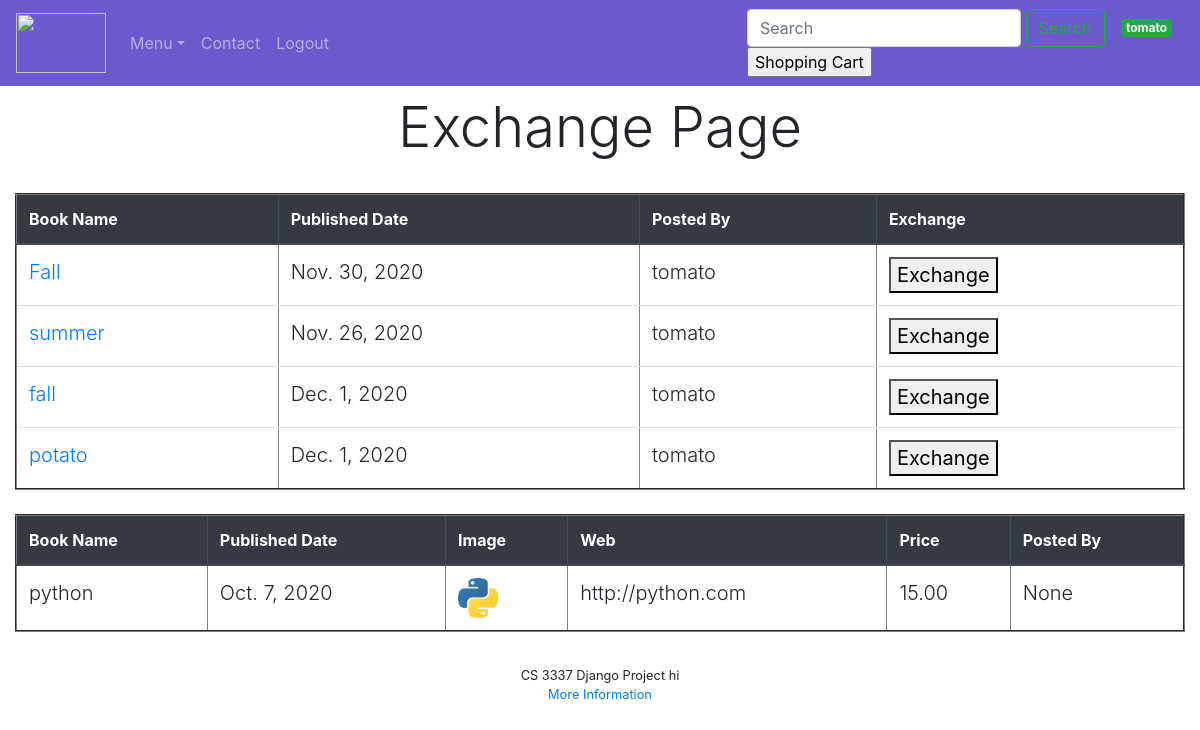
/exchange/1 (signed in), run on an earlier commit of the app's database.
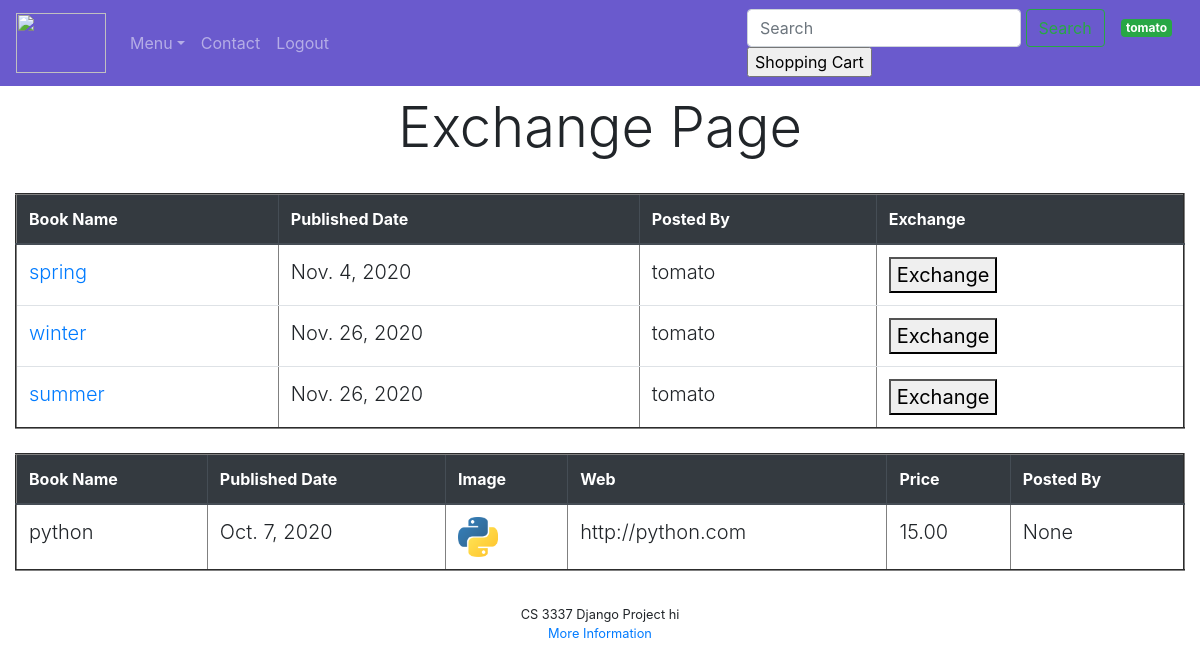
And on a later commit of the database.
### bookMng/models.py (models this page shows, shortened)
class Book(models.Model):
    name = models.CharField(max_length=200)
    web = models.URLField(max_length=200)
    price = models.DecimalField(decimal_places=2, max_digits=6)
    publishdate = models.DateField(auto_now=True)
    picture = models.FileField(upload_to='bookEx/static/uploads')
    pic_path = models.CharField(max_length=300, editable=False, blank=True)
    username = models.ForeignKey(User, blank=True, null=True, on_delete=models.CASCADE)

### bookMng/views.py (the view, shortened to what this page needs)
# urls.py: path('exchange/<int:book_id>', views.exchange, name='exchange'),
@login_required(login_url=reverse_lazy('login'))
def exchange(request, book_id):
    book = Book.objects.get(id=book_id)
    books = Book.objects.filter(username=request.user)
    book.pic_path = book.picture.url[14:]
    return render(request,
                  'bookMng/exchange.html',
                  {
                      'item_list': MainMenu.objects.all(),
                      'book': book,
                      'books': books,
                  })

### bookEx/templates/bookMng/exchange.html (shortened to what this page needs)
{% extends "base.html" %}
{% load static %}
{% block content %}
<div class="container-fluid">
    <div class="container " align="center">
        <div>
            <h1 align="center" class="display-4 mx-auto my-auto px-3 py-2"> Exchange Page </h1>
        </div>
    </div>
    <form action="{% url 'exchange' %}/{{ book.id }}" method="post">
         <table class="table table-hover mx-auto my-4" id="my-books-table" align="center" border="2" width="800">
                <thead class="thead-dark">
                <tr>
                    <th scope="col"> Book Name</th>
                    <th scope="col"> Published Date</th>
                    <th scope="col">Posted By</th>
                    <th scope="col">Exchange</th>
                </tr>
                </thead>
                {% for book in books %}
                    <tr>
                        <td class="lead">
                            <a href="book_detail/{{ book.id }}" align="">
                                {{ book.name }}
                            </a>
                        </td>
                        <td class="lead">{{ book.publishdate }}</td>
                        <td class="lead">
                            {{ book.username }}
                        </td>
                        <td class="lead">
                            <button type="submit" name="exchange" value="{{ book.id }}">Exchange</button>
                        </td>
                    </tr>
                {% endfor %}
         </table>
    </form>
    <table class="table table-hover mx-auto my-4" id="other-user-table" align="center" border="2" width="800">
        <thead class="thead-dark">
            <tr>
                <th scope="col">Book Name</th>
                <th scope="col">Published Date</th>
                <th scope="col">Image</th>
                <th scope="col">Web</th>
                <th scope="col">Price</th>
                <th scope="col">Posted By</th>
            </tr>
        </thead>
        <tr>
            <td class="lead">{{ book.name }}</td>
            <td class="lead">{{ book.publishdate }}</td>
            <td class="lead"><img src="{% static book.pic_path %}" width="40" height="40" alt=""></td>
            <td class="lead">{{ book.web }}</td>
            <td class="lead">{{ book.price }}</td>
            <td class="lead">{{ book.username }}</td>
        </tr>
    </table>
</div>
{% endblock content %}

What changed in the data, as far as the page shows it:
removed Book: name "fall", publishdate "Dec. 1, 2020", username "tomato", {{ book.id }} 6 (drawn)
removed Book: name "potato", publishdate "Dec. 1, 2020", username "tomato", {{ book.id }} 7 (drawn)
changed Book: name "Fall" → "spring"; publishdate "Nov. 30, 2020" → "Nov. 4, 2020"
now on this page (row edited): Book: name "winter", publishdate "Nov. 26, 2020", username "tomato", {{ book.id }} 4 (drawn)
